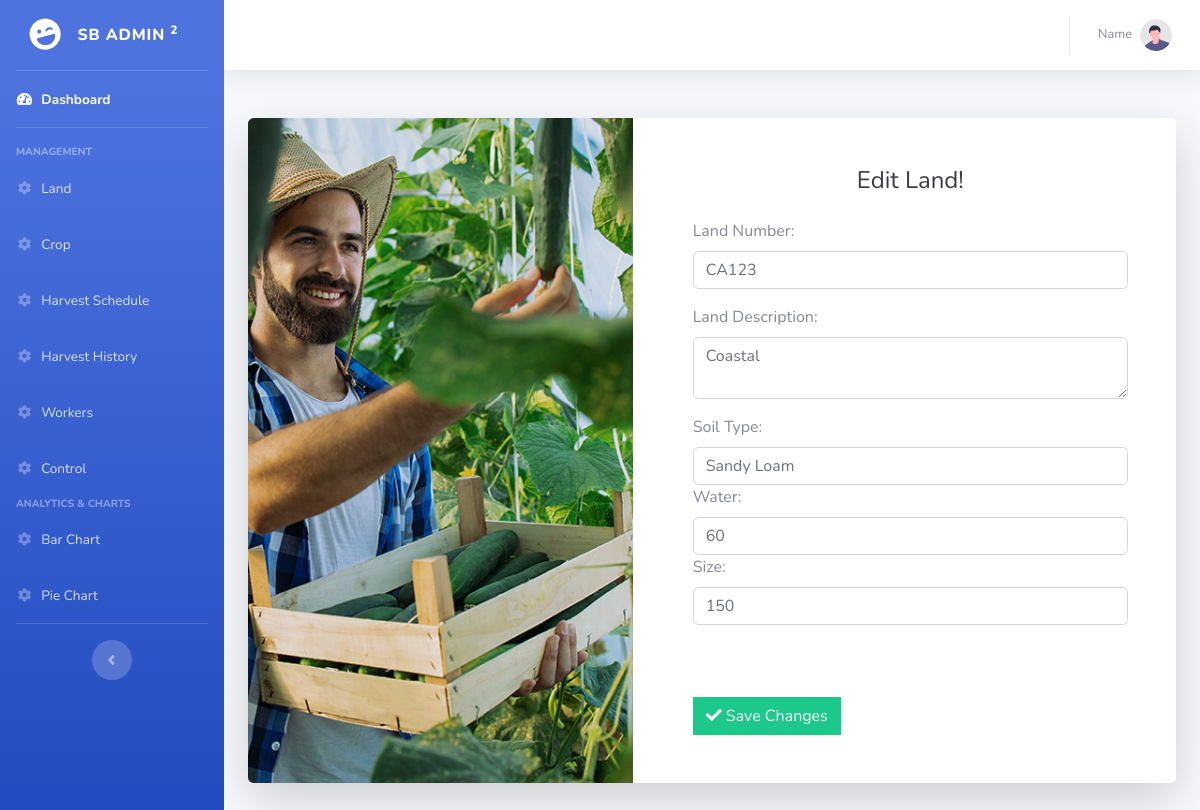
/pages/edit_land.php?land_id=1, run on the app's committed database.
### tables this page shows
create table LAND
(
   LID                  int not null auto_increment,
   RID                  int not null,
   LNUMBER              varchar(50) not null,
   LSIZE                decimal not null,
   LSOILTYPE            varchar(100),
   LWATER               decimal,
   WATER_AVAILABLE      int not null,
   LDESC                char(10),
   LNAME                varchar(50),
   primary key (LID)
);

### helpers/functions.php (called while the page is built, shortened)
<?php
function isGetRequested() {
    return $_SERVER["REQUEST_METHOD"] == "GET";
}
?>

### classes/Connection.php (called while the page is built, shortened)
<?php
class Connection {
    private $host = "localhost";
    private $db = "agrirms";
    private $username = "root";
    private $password = "";
    function connect() {
        $this->con = mysqli_connect($this->host, $this->username, $this->password, $this->db);
        return $this->con;
    }
    function executeQuery($query) {
        $conn = $this->connect();
        $result = mysqli_query($conn, $query);
        return $result;
    }
    function fetchRow($result) {
        if ($result instanceof mysqli_result) {
            return mysqli_fetch_assoc($result);
        } else {
            return [];
        }
    }
    function getNumRows($result) {
        return mysqli_num_rows($result);
    }
}
?>

### pages/edit_land.php (the view, shortened to what this page needs)
<?php
require_once BASE_PATH . '/includes/header.php';
require_once BASE_PATH . "/includes/sidebar.php";
require_once BASE_PATH . "/includes/topbar.php";
require_once BASE_PATH . '/classes/Connection.php';
require_once BASE_PATH . '/helpers/functions.php';
$connection = new Connection();
if (isGetRequested()) {
    $landID = sanitizeString($_GET['land_id']);
    $query = "SELECT * FROM LAND WHERE LID = '$landID'";
    $result = $connection->executeQuery($query);
    if ($connection->getNumRows($result) > 0) {
        $landDetails = $connection->fetchRow($result);
        ?>
        <div class="container">
            <div class="card o-hidden border-0 shadow-lg my-5">
                <div class="card-body p-0">
                    <div class="row">
                        <div class="col-lg-5 d-none d-lg-block bg-register-image"></div>
                        <div class="col-lg-7">
                            <div class="p-5">
                                <div class="text-center">
                                    <h1 class="h4 text-gray-900 mb-4">Edit Land!</h1>
                                </div>
                                <form method="post" action="update_land.php">
                                    <div class="form-group">
                                        <label for="land_number">Land Number:</label>
                                        <input type="text" class="form-control" id="land_number" name="land_number" value="<?php echo $landDetails['LNUMBER']; ?>">
                                    </div>
                                    <div class="form-group">
                                        <label for="land_desc">Land Description:</label>
                                        <textarea class="form-control" id="land_desc" name="land_desc"><?php echo $landDetails['LDESC']; ?></textarea>
                                    </div>
                                    <label for="land_soil">Soil Type:</label>
                                    <input type="text" class="form-control" id="land_soil" name="land_soil" value="<?php echo $landDetails['LSOILTYPE']; ?>">
                                    <label for="land_water">Water:</label>
                                    <input type="text" class="form-control" id="land_water" name="land_water" value="<?php echo $landDetails['LWATER']; ?>">
                                    <label for="land_size">Size:</label>
                                    <input type="text" class="form-control" id="land_size" name="land_size" value="<?php echo $landDetails['LSIZE']; ?>">
                                    <br><br>
                                    <button type="submit" class="btn btn-success mt-4 rounded-0">
                                      <span class="icon text-white">
                                        <i class="fas fa-check"></i>
                                      </span>
                                      <span class="text">Save Changes</span>
                                    </button>
                                </form>
                            </div>
                        </div>
                    </div>
                </div>
            </div>
        </div>
        <?php
    } else {
        echo '<div class="container"><div class="alert alert-danger">Invalid Land ID</div></div>';
    }
} else {
    echo '<div class="container"><div class="alert alert-danger">Invalid Request</div></div>';
}
require_once '../includes/footer.php';
?>

### data on the page
land: land_number "CA123", land_desc "Coastal", land_soil "Sandy Loam", land_water "60", land_size "150"
